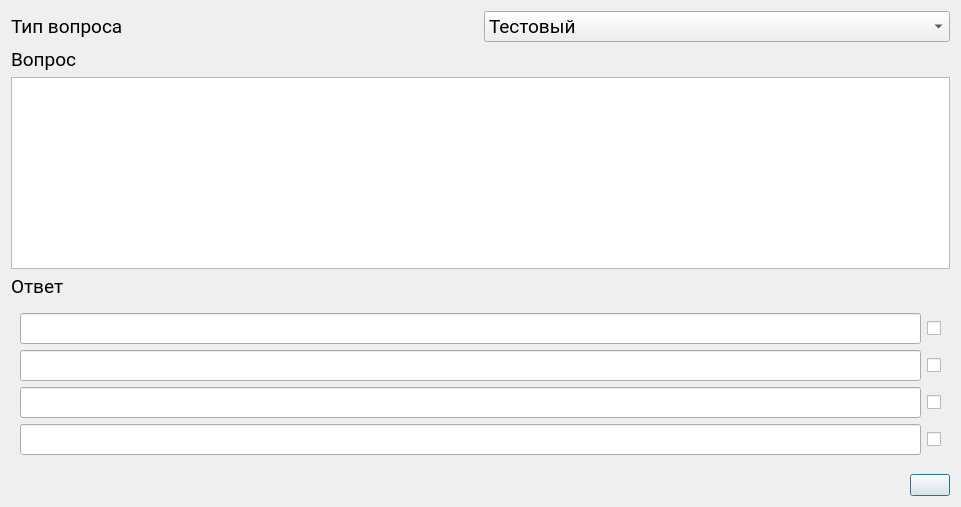
<?xml version="1.0" encoding="UTF-8"?>
<ui version="4.0">
 <class>SettingsQuestion</class>
 <widget class="QDialog" name="SettingsQuestion">
  <property name="geometry">
   <rect>
    <x>0</x>
    <y>0</y>
    <width>961</width>
    <height>507</height>
   </rect>
  </property>
  <property name="windowTitle">
   <string>Dialog</string>
  </property>
  <layout class="QVBoxLayout" name="verticalLayout_2">
   <item>
    <layout class="QHBoxLayout" name="horizontalLayout">
     <item>
      <widget class="QLabel" name="label">
       <property name="font">
        <font>
         <family>Roboto</family>
         <pointsize>14</pointsize>
        </font>
       </property>
       <property name="text">
        <string>Тип вопроса</string>
       </property>
      </widget>
     </item>
     <item>
      <widget class="QComboBox" name="comboBox">
       <property name="font">
        <font>
         <family>Roboto</family>
         <pointsize>14</pointsize>
        </font>
       </property>
       <item>
        <property name="text">
         <string>Тестовый</string>
        </property>
       </item>
       <item>
        <property name="text">
         <string>Развернутый</string>
        </property>
       </item>
      </widget>
     </item>
    </layout>
   </item>
   <item>
    <widget class="QLabel" name="label_2">
     <property name="font">
      <font>
       <family>Roboto</family>
       <pointsize>14</pointsize>
      </font>
     </property>
     <property name="text">
      <string>Вопрос</string>
     </property>
    </widget>
   </item>
   <item>
    <widget class="QTextEdit" name="textEdit_2">
     <property name="font">
      <font>
       <family>Roboto</family>
       <pointsize>14</pointsize>
      </font>
     </property>
    </widget>
   </item>
   <item>
    <widget class="QLabel" name="label_3">
     <property name="font">
      <font>
       <family>Roboto</family>
       <pointsize>14</pointsize>
      </font>
     </property>
     <property name="text">
      <string>Ответ</string>
     </property>
    </widget>
   </item>
   <item>
    <widget class="QStackedWidget" name="stackedWidget">
     <property name="font">
      <font>
       <family>Roboto</family>
       <pointsize>14</pointsize>
      </font>
     </property>
     <property name="currentIndex">
      <number>0</number>
     </property>
     <widget class="QWidget" name="page">
      <layout class="QVBoxLayout" name="verticalLayout">
       <item>
        <layout class="QHBoxLayout" name="horizontalLayout_2">
         <item>
          <widget class="QLineEdit" name="lineEdit"/>
         </item>
         <item>
          <widget class="QCheckBox" name="checkBox">
           <property name="text">
            <string/>
           </property>
          </widget>
         </item>
        </layout>
       </item>
       <item>
        <layout class="QHBoxLayout" name="horizontalLayout_3">
         <item>
          <widget class="QLineEdit" name="lineEdit_2"/>
         </item>
         <item>
          <widget class="QCheckBox" name="checkBox_2">
           <property name="text">
            <string/>
           </property>
          </widget>
         </item>
        </layout>
       </item>
       <item>
        <layout class="QHBoxLayout" name="horizontalLayout_4">
         <item>
          <widget class="QLineEdit" name="lineEdit_3"/>
         </item>
         <item>
          <widget class="QCheckBox" name="checkBox_3">
           <property name="text">
            <string/>
           </property>
          </widget>
         </item>
        </layout>
       </item>
       <item>
        <layout class="QHBoxLayout" name="horizontalLayout_5">
         <item>
          <widget class="QLineEdit" name="lineEdit_4"/>
         </item>
         <item>
          <widget class="QCheckBox" name="checkBox_4">
           <property name="text">
            <string/>
           </property>
          </widget>
         </item>
        </layout>
       </item>
      </layout>
     </widget>
     <widget class="QWidget" name="page_2">
      <widget class="QTextEdit" name="textEdit">
       <property name="geometry">
        <rect>
         <x>11</x>
         <y>11</y>
         <width>917</width>
         <height>146</height>
        </rect>
       </property>
       <property name="font">
        <font>
         <family>Roboto</family>
         <pointsize>14</pointsize>
        </font>
       </property>
      </widget>
     </widget>
    </widget>
   </item>
   <item>
    <layout class="QHBoxLayout" name="horizontalLayout_6">
     <item>
      <spacer name="horizontalSpacer">
       <property name="orientation">
        <enum>Qt::Horizontal</enum>
       </property>
       <property name="sizeHint" stdset="0">
        <size>
         <width>40</width>
         <height>20</height>
        </size>
       </property>
      </spacer>
     </item>
     <item>
      <widget class="QPushButton" name="pushButton">
       <property name="icon">
        <iconset resource="resourses.qrc">
         <normaloff>:/resourses/icons8-save-50.png</normaloff>:/resourses/icons8-save-50.png</iconset>
       </property>
       <property name="iconSize">
        <size>
         <width>30</width>
         <height>30</height>
        </size>
       </property>
      </widget>
     </item>
    </layout>
   </item>
  </layout>
 </widget>
 <resources>
  <include location="resourses.qrc"/>
 </resources>
 <connections/>
</ui>
